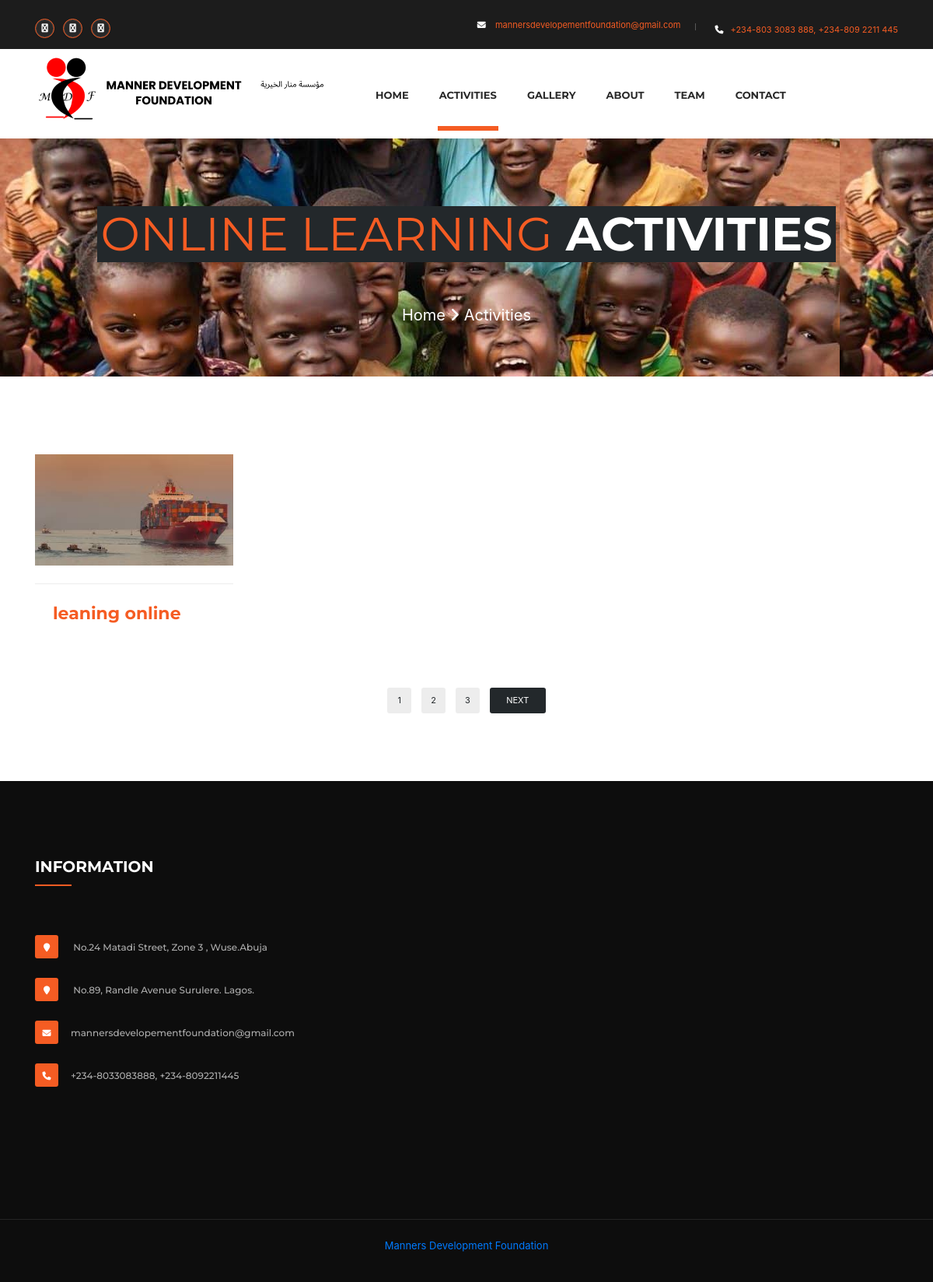
The app's page /post/Hairdressing_&_barbing with its own data.
### organisermangementapp/models.py (models this page shows, shortened)
class Blogposter(models.Model):
    heading = models.CharField(max_length=500)
    category = models.ForeignKey(Activity, on_delete=models.CASCADE, max_length=50,null=True, blank=True)
    back_ground_img = models.ImageField(upload_to="images", null=True,blank=True)
    back_ground_img_title = models.CharField(max_length=1000, null=True, blank=True)
    writer_name = models.CharField(max_length=1000,null=True, blank=True)
    cause_sub_heading = models.CharField(max_length=1000, null=True, blank=True)
    cause_sub_heading_img = models.ImageField(upload_to="images", null=True, blank=True)
    cause_sub_heading_img_title = models.CharField(max_length=1000, null=True, blank=True)
    article = models.TextField(max_length=5000, null=True, blank=True)
    youtube_link = models.CharField(max_length=1000, null=True, blank=True)
    images1 = models.ImageField(upload_to="images", null=True, blank=True)
    images2 = models.ImageField(upload_to="images", null=True, blank=True)
    images3 = models.ImageField(upload_to="images", null=True, blank=True)
    images4 = models.ImageField(upload_to="images", null=True, blank=True)
    created_on = models.DateTimeField(auto_now_add=True)
    @property
    def imageURL(self):
        try:
            url =self.back_ground_img.url
        except:
            url =""
        return url

### organisermangementapp/views.py (the view)
# urls.py: path('post/Hairdressing_&_barbing', views.hair, name="post_hair"),
def hair(request ):
    pk = "Hairdressing_&_barbing"
    post = Blogposter.objects.filter(category__category=pk)
    context = {'post': post, }
    return render(request, 'hair.html', context)

### organisermangementapp/templates/hair.html (shortened to what this page needs)
{% load static %}
<!DOCTYPE html>
<html>
<head>
    <link rel="stylesheet" href='{% static "stylescss/responsive.css" %}'>
    	<link rel="stylesheet" href='{% static "styles/bootstrap.css" %}'>
        <link rel="stylesheet" href='{% static "styles/component.css" %}'>
        <link rel="stylesheet" href='{% static "styles/flaticon.css" %}'>
        <link rel="stylesheet" href='{% static "styles/style.css" %}'>
       <link rel="stylesheet" href='{% static "styles/hover.css" %}'>
        <link rel="stylesheet" href='{% static "styles/revolution-slider.css" %}'>
        <link rel="stylesheet" href='{% static "styles/animate.css" %}'>
        <link rel="stylesheet" href='{% static "styles/font-awesome.css" %}'>
         <link rel="stylesheet" href='{% static "styles/owl.css" %}'>
          <link rel="stylesheet" href='{% static "styles/responsive.css" %}'>
    	<link rel="stylesheet" href="https://cdn.jsdelivr.net/npm/bootstrap@4.3.1/dist/css/bootstrap.min.css">
       	<link rel="stylesheet" href="https://cdnjs.cloudflare.com/ajax/libs/font-awesome/6.3.0/css/all.min.css" />
</head>
<body>
    <div class="page-wrapper">
        <header class="main-header header-style-one">
            <section class="header-top">
                <div class="container">
                    <div class="header">
                        <div class="header-top-left">
                            <ul>
                             <li><a href="#"><i class="fa fa-facebook" aria-hidden="true"></i></a></li>
                             <li><a href="#"><i class="fa fa-twitter" aria-hidden="true"></i></a></li>
                             <li><a href="#"><i class="fa fa-google-plus" aria-hidden="true"></i></a></li>
                        </ul>
                        </div>
                        <div class="header-top-right">
                            <ul>
                                <li>
                                    <a href="#"><i class="fa fa-envelope-o" aria-hidden="true"></i> mannersdevelopementfoundation@gmail.com</a></li>
                                <li><p><i class="fa fa-phone" aria-hidden="true"></i>+234-803 3083 888, +234-809 2211 445</p></li>
                            </ul>
                        </div>
                    </div>
                </div>
            </section>
            <section class="mainmenu-area">
                <div class="container">
                 <div class="logo pull-left">
                    <a href="{% url 'home'%}"><img src="{% static 'images/logo.png'%}" alt=""></a>
                </div>
                <nav class="main-menu pull-left">
                    <div class="navbar-collapse collapse clearfix">
                        <ul class="navigation clearfix">
                            <li class=" dropdown"><a href="{% url 'home'%}">Home</a></li>
                            <li class="current dropdown"><a href="#">Activities</a>
                            </li>
                              <li><a href="{% url 'gallery'%}">Gallery</a></li>
                            <li><a href="{% url 'about' %}">About</a></li>
                            <li><a href="{% url 'team' %}">Team</a></li>
                            <li ><a href="{% url 'contact' %}">Contact</a></li>
                        </ul>
                    </div>
                </nav>
                </div>
            </section>
        </header>
        <section class="slider-section" style="background-image:url(/static/images/gallery/background.jpeg);">
            <div class="container">
                <div class="slider">
                    <div class="text team-light">
                        <h2><span>Online Learning</span> Activities</h2>
                        <p><a href="{url 'home'}">Home</a> <i class="fa fa-angle-right" aria-hidden="true"></i> Activities</p>
                    </div>
                </div>
            </div>
        </section>
        <section class="welcome-seciton page-causes">
            <div class="container">
                <div class="row">
                 {% for posts in post %}
                      <div class="col-md-3 col-sm-6 col-xs-12">
                        <div class="welcome-item hvr-float-shadow">
                            <div class="img-holder">
                             <figure><a  href="{% url 'hair_post' posts.id %}"><img src="{{posts.imageURL}}" alt="Images" /></a></figure>
                            </div>
                            <div class="text">
                                  <div class="pro-text">
                                    <h4>{{posts.heading }}</h4>
                                    </div>
                            </div>
                        </div>
                    </div>
                     {% endfor %}
                    </div>
                </div>
                <div class="page-list">
                    <ul>
                        <li><a href="#">1</a></li>
                        <li><a href="#">2</a></li>
                        <li><a href="#">3</a></li>
                        <li><a href="#" class="next">next</a></li>
                    </ul>
                </div>
            </div>
        <footer class="footer-section widget">
            <div class="container ">
                    <div class="footer-item">
                                <h2>Information</h2>
                                <h5><i class="fa fa-map-marker" aria-hidden="true"></i> No.24 Matadi Street, Zone 3 , Wuse.Abuja  </h5>
                                <h5><i class="fa fa-map-marker" aria-hidden="true"></i> No.89, Randle Avenue Surulere. Lagos.  </h5>
                                <h5><i class="fa fa-envelope-o" aria-hidden="true"></i>mannersdevelopementfoundation@gmail.com</h5>
                                <h5><i class="fa fa-phone" aria-hidden="true"></i>+234-8033083888, +234-8092211445</h5>
                    </div>
            </div>
        <div class="footer-bottom">
            <p><span><a target="_blank" href="{%url 'home' %}">Manners Development Foundation</a></span> </p>
        </div>
    </footer>
</body>
</html>

### records on screen
Blogposter: imageURL (picture), heading "leaning online"
